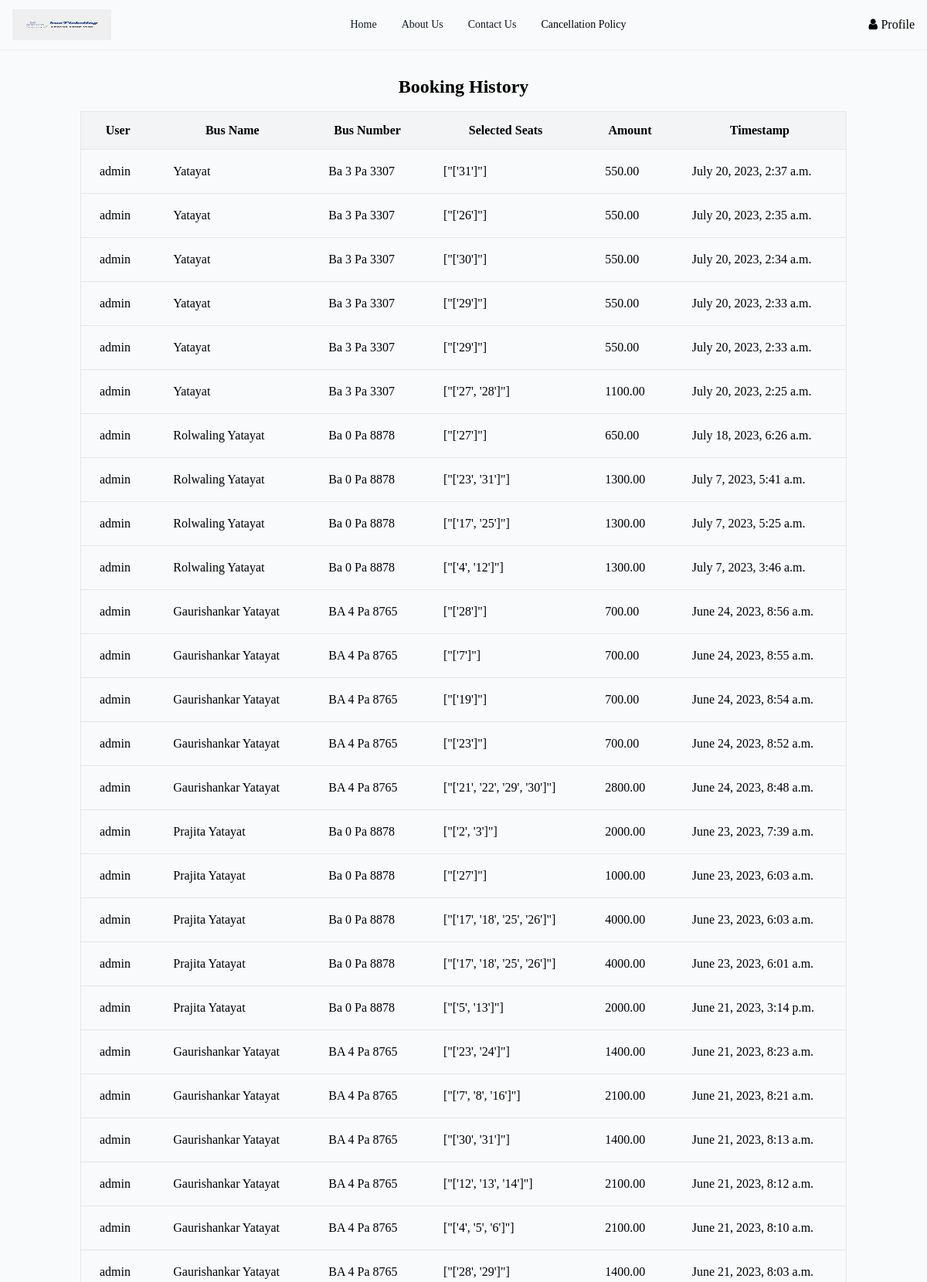
The app's page /booking_history/ (signed in, upper part) with its own data.
### payment/models.py (models this page shows, shortened)
class Payment(models.Model):
    user = models.CharField(max_length=255)
    bus = models.ForeignKey(Bus, on_delete=models.CASCADE)
    bus_name = models.CharField(max_length=255)
    bus_number = models.CharField(max_length=255)
    selected_seats = models.TextField()
    amount = models.DecimalField(max_digits=8, decimal_places=2)
    timestamp = models.DateTimeField(auto_now_add=True)

### payment/views.py (the view)
# urls.py: path('booking_history/', views.booking_history, name='booking_history'),
def booking_history(request):
    user = request.user
    payments = Payment.objects.filter(user=user).order_by('-timestamp')
    return render(request, 'booking_history.html', {'payments': payments})

### payment/templates/booking_history.html
{% extends 'base_nav.html' %}
{% block maincontent %}
<div class="container mx-auto px-4 py-8">
    <h1 class="flex justify-center text-2xl font-bold mb-4">Booking History</h1>
    <div class="max-w-screen-xl mx-auto">
        <table class="w-full border rounded">
            <thead>
                <tr class="bg-gray-100">
                    <th class="px-6 py-3 border-b">User</th>
                    <th class="px-6 py-3 border-b">Bus Name</th>
                    <th class="px-6 py-3 border-b">Bus Number</th>
                    <th class="px-6 py-3 border-b">Selected Seats</th>
                    <th class="px-6 py-3 border-b">Amount</th>
                    <th class="px-6 py-3 border-b">Timestamp</th>
                </tr>
            </thead>
            <tbody>
                {% for payment in payments %}
                <tr>
                    <td class="px-6 py-4 border-b">{{ payment.user }}</td>
                    <td class="px-6 py-4 border-b">{{ payment.bus_name }}</td>
                    <td class="px-6 py-4 border-b">{{ payment.bus_number }}</td>
                    <td class="px-6 py-4 border-b">{{ payment.selected_seats }}</td>
                    <td class="px-6 py-4 border-b">{{ payment.amount }}</td>
                    <td class="px-6 py-4 border-b">{{ payment.timestamp }}</td>
                </tr>
                {% endfor %}
            </tbody>
        </table>
    </div>
</div>
{% endblock maincontent %}

### records on screen
Payment: user "admin", bus_name "Yatayat", bus_number "Ba 3 Pa 3307", selected_seats "[\"['31']\"]", amount "550.00", timestamp "July 20, 2023, 2:37 a.m."
Payment: user "admin", bus_name "Yatayat", bus_number "Ba 3 Pa 3307", selected_seats "[\"['26']\"]", amount "550.00", timestamp "July 20, 2023, 2:35 a.m."
Payment: user "admin", bus_name "Yatayat", bus_number "Ba 3 Pa 3307", selected_seats "[\"['30']\"]", amount "550.00", timestamp "July 20, 2023, 2:34 a.m."
Payment: user "admin", bus_name "Yatayat", bus_number "Ba 3 Pa 3307", selected_seats "[\"['29']\"]", amount "550.00", timestamp "July 20, 2023, 2:33 a.m."
Payment: user "admin", bus_name "Yatayat", bus_number "Ba 3 Pa 3307", selected_seats "[\"['29']\"]", amount "550.00", timestamp "July 20, 2023, 2:33 a.m."
Payment: user "admin", bus_name "Yatayat", bus_number "Ba 3 Pa 3307", selected_seats "[\"['27', '28']\"]", amount "1100.00", timestamp "July 20, 2023, 2:25 a.m."
Payment: user "admin", bus_name "Rolwaling Yatayat", bus_number "Ba 0 Pa 8878", selected_seats "[\"['27']\"]", amount "650.00", timestamp "July 18, 2023, 6:26 a.m."
Payment: user "admin", bus_name "Rolwaling Yatayat", bus_number "Ba 0 Pa 8878", selected_seats "[\"['23', '31']\"]", amount "1300.00", timestamp "July 7, 2023, 5:41 a.m."
Payment: user "admin", bus_name "Rolwaling Yatayat", bus_number "Ba 0 Pa 8878", selected_seats "[\"['17', '25']\"]", amount "1300.00", timestamp "July 7, 2023, 5:25 a.m."
Payment: user "admin", bus_name "Rolwaling Yatayat", bus_number "Ba 0 Pa 8878", selected_seats "[\"['4', '12']\"]", amount "1300.00", timestamp "July 7, 2023, 3:46 a.m."
Payment: user "admin", bus_name "Gaurishankar Yatayat", bus_number "BA 4 Pa 8765", selected_seats "[\"['28']\"]", amount "700.00", timestamp "June 24, 2023, 8:56 a.m."
Payment: user "admin", bus_name "Gaurishankar Yatayat", bus_number "BA 4 Pa 8765", selected_seats "[\"['7']\"]", amount "700.00", timestamp "June 24, 2023, 8:55 a.m."
Payment: user "admin", bus_name "Gaurishankar Yatayat", bus_number "BA 4 Pa 8765", selected_seats "[\"['19']\"]", amount "700.00", timestamp "June 24, 2023, 8:54 a.m."
Payment: user "admin", bus_name "Gaurishankar Yatayat", bus_number "BA 4 Pa 8765", selected_seats "[\"['23']\"]", amount "700.00", timestamp "June 24, 2023, 8:52 a.m."
Payment: user "admin", bus_name "Gaurishankar Yatayat", bus_number "BA 4 Pa 8765", selected_seats "[\"['21', '22', '29', '30']\"]", amount "2800.00", timestamp "June 24, 2023, 8:48 a.m."
Payment: user "admin", bus_name "Prajita Yatayat", bus_number "Ba 0 Pa 8878", selected_seats "[\"['2', '3']\"]", amount "2000.00", timestamp "June 23, 2023, 7:39 a.m."
Payment: user "admin", bus_name "Prajita Yatayat", bus_number "Ba 0 Pa 8878", selected_seats "[\"['27']\"]", amount "1000.00", timestamp "June 23, 2023, 6:03 a.m."
Payment: user "admin", bus_name "Prajita Yatayat", bus_number "Ba 0 Pa 8878", selected_seats "[\"['17', '18', '25', '26']\"]", amount "4000.00", timestamp "June 23, 2023, 6:03 a.m."
Payment: user "admin", bus_name "Prajita Yatayat", bus_number "Ba 0 Pa 8878", selected_seats "[\"['17', '18', '25', '26']\"]", amount "4000.00", timestamp "June 23, 2023, 6:01 a.m."
Payment: user "admin", bus_name "Prajita Yatayat", bus_number "Ba 0 Pa 8878", selected_seats "[\"['5', '13']\"]", amount "2000.00", timestamp "June 21, 2023, 3:14 p.m."
Payment: user "admin", bus_name "Gaurishankar Yatayat", bus_number "BA 4 Pa 8765", selected_seats "[\"['23', '24']\"]", amount "1400.00", timestamp "June 21, 2023, 8:23 a.m."
Payment: user "admin", bus_name "Gaurishankar Yatayat", bus_number "BA 4 Pa 8765", selected_seats "[\"['7', '8', '16']\"]", amount "2100.00", timestamp "June 21, 2023, 8:21 a.m."
Payment: user "admin", bus_name "Gaurishankar Yatayat", bus_number "BA 4 Pa 8765", selected_seats "[\"['30', '31']\"]", amount "1400.00", timestamp "June 21, 2023, 8:13 a.m."
Payment: user "admin", bus_name "Gaurishankar Yatayat", bus_number "BA 4 Pa 8765", selected_seats "[\"['12', '13', '14']\"]", amount "2100.00", timestamp "June 21, 2023, 8:12 a.m."
Payment: user "admin", bus_name "Gaurishankar Yatayat", bus_number "BA 4 Pa 8765", selected_seats "[\"['4', '5', '6']\"]", amount "2100.00", timestamp "June 21, 2023, 8:10 a.m."
Payment: user "admin", bus_name "Gaurishankar Yatayat", bus_number "BA 4 Pa 8765", selected_seats "[\"['28', '29']\"]", amount "1400.00", timestamp "June 21, 2023, 8:03 a.m."
